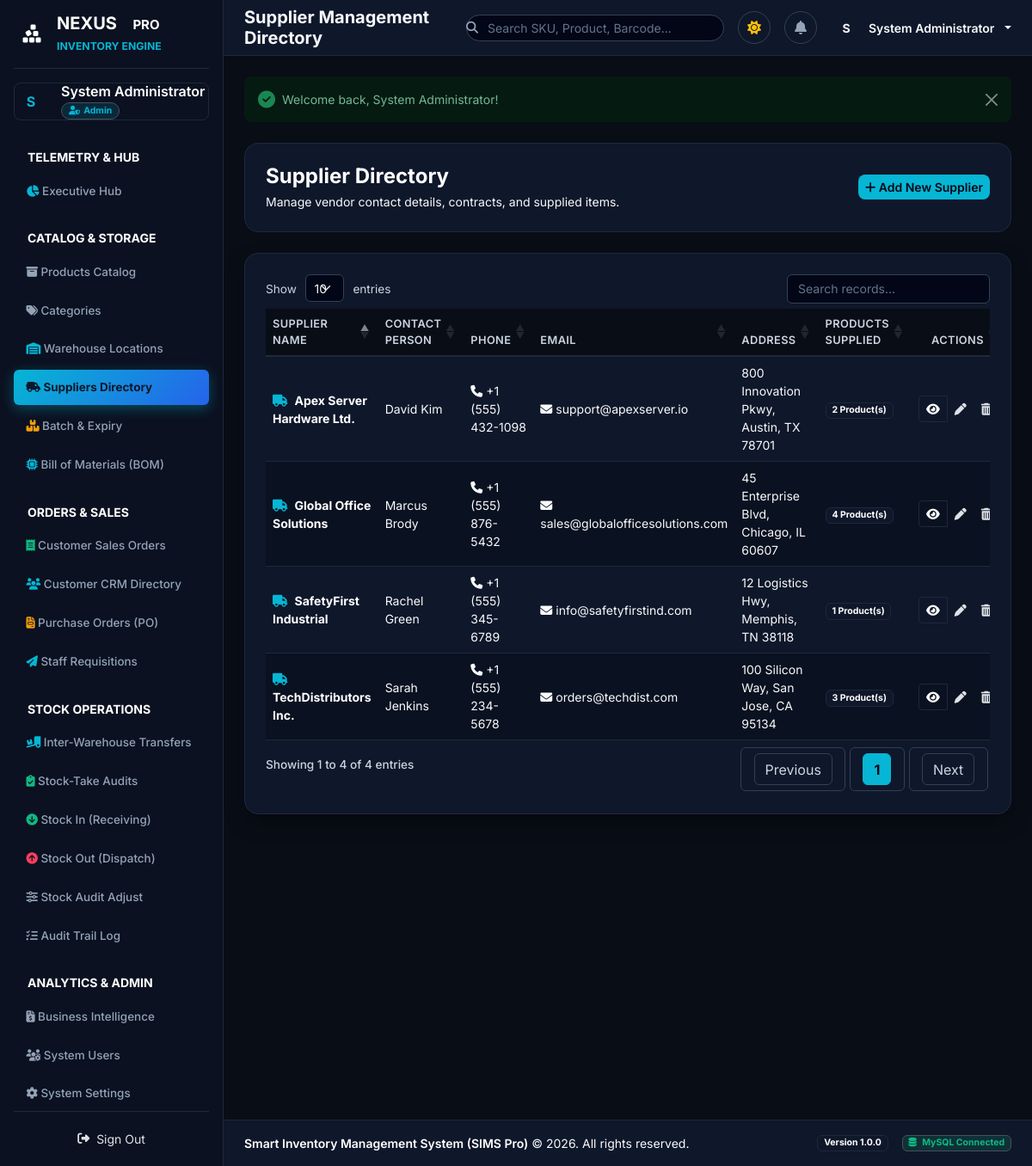
Screenshot of /suppliers (signed in) with the database file from the repository.
### tables this page shows
CREATE TABLE IF NOT EXISTS `suppliers` (
    `supplier_id` INT AUTO_INCREMENT PRIMARY KEY,
    `supplier_name` VARCHAR(100) NOT NULL,
    `contact_person` VARCHAR(100) NULL,
    `phone` VARCHAR(30) NULL,
    `email` VARCHAR(100) NULL,
    `address` TEXT NULL,
    `created_at` DATETIME DEFAULT CURRENT_TIMESTAMP
);

### app/Core/Controller.php (called while the page is built, shortened)
<?php
abstract class Controller {
    protected function render(string $view, array $data = [], string $layout = 'header'): void {
        extract($data);
        $viewFile = APP_PATH . "/Views/{$view}.php";
        require APP_PATH . "/Views/layouts/header.php";
        require APP_PATH . "/Views/layouts/sidebar.php";
        require APP_PATH . "/Views/layouts/navbar.php";
        require $viewFile;
        require APP_PATH . "/Views/layouts/footer.php";
    }
}

### app/Controllers/SupplierController.php (called while the page is built, shortened)
<?php
class SupplierController extends Controller {
    private SupplierRepository $supplierRepository;
    public function __construct() {
        $this->supplierRepository = new SupplierRepository();
    }
    public function index(): void {
        $suppliers = $this->supplierRepository->getAll();
        $this->render('suppliers/index', [
            'pageTitle' => 'Supplier Management Directory',
            'activeNav' => 'suppliers',
            'suppliers' => $suppliers
        ]);
    }
}

### app/Core/Router.php (called while the page is built, shortened)
<?php
class Router {
    private array $routes = [];
    private function addRoute(string $method, string $path, array|callable $handler): void {
        $path = rtrim($path, '/') ?: '/';
        $this->routes[$method][$path] = $handler;
    }
    public function resolve(Request $request, Response $response): mixed {
        $method = $request->getMethod();
        $path = $request->getPath();
        $handler = $this->routes[$method][$path] ?? null;
        if (is_array($handler)) {
            [$controllerClass, $action] = $handler;
            $controller = new $controllerClass();
            return call_user_func([$controller, $action]);
        }
        return null;
    }
}

### public/index.php (called while the page is built, shortened)
<?php
spl_autoload_register(function ($class) {
    $prefix = 'App\\';
    $baseDir = APP_PATH . '/';
    $len = strlen($prefix);
    $relativeClass = substr($class, $len);
    $file = $baseDir . str_replace('\\', '/', $relativeClass) . '.php';
});
$request = new Request();
$response = new Response();
$router = new Router();
$router->get('/login', [AuthController::class, 'showLogin']);
$router->post('/login', [AuthController::class, 'login']);
$router->get('/register', [AuthController::class, 'showRegister']);
$router->post('/register', [AuthController::class, 'register']);
$router->get('/reset-password', [AuthController::class, 'showResetPassword']);
$router->post('/reset-password', [AuthController::class, 'resetPassword']);
$router->get('/logout', [AuthController::class, 'logout']);
$router->get('/', [DashboardController::class, 'index']);
$router->get('/dashboard', [DashboardController::class, 'index']);
$router->get('/profile', [ProfileController::class, 'index']);
$router->post('/profile/update', [ProfileController::class, 'update']);
$router->post('/profile/password', [ProfileController::class, 'changePassword']);
$router->get('/settings', [SettingController::class, 'index']);
$router->post('/settings/update', [SettingController::class, 'update']);
$router->get('/products', [ProductController::class, 'index']);
$router->get('/products/create', [ProductController::class, 'create']);
$router->post('/products/store', [ProductController::class, 'store']);
$router->get('/products/edit', [ProductController::class, 'edit']);
$router->post('/products/update', [ProductController::class, 'update']);
$router->get('/products/show', [ProductController::class, 'show']);
$router->post('/products/delete', [ProductController::class, 'delete']);
$router->get('/products/barcode', [ProductController::class, 'barcodeLabels']);
$router->get('/categories', [CategoryController::class, 'index']);
$router->post('/categories/store', [CategoryController::class, 'store']);
$router->post('/categories/update', [CategoryController::class, 'update']);
$router->post('/categories/delete', [CategoryController::class, 'delete']);
$router->get('/suppliers', [SupplierController::class, 'index']);
$router->post('/suppliers/store', [SupplierController::class, 'store']);
$router->post('/suppliers/update', [SupplierController::class, 'update']);
$router->get('/suppliers/show', [SupplierController::class, 'show']);
$router->post('/suppliers/delete', [SupplierController::class, 'delete']);
$router->get('/warehouses', [WarehouseController::class, 'index']);
$router->post('/warehouses/store', [WarehouseController::class, 'store']);
$router->post('/warehouses/update', [WarehouseController::class, 'update']);
$router->post('/warehouses/delete', [WarehouseController::class, 'delete']);
$router->get('/purchase-orders', [PurchaseOrderController::class, 'index']);
$router->get('/purchase-orders/create', [PurchaseOrderController::class, 'create']);
$router->post('/purchase-orders/store', [PurchaseOrderController::class, 'store']);
$router->get('/purchase-orders/show', [PurchaseOrderController::class, 'show']);
$router->get('/purchase-orders/print', [PurchaseOrderController::class, 'printPO']);
$router->post('/purchase-orders/receive', [PurchaseOrderController::class, 'markReceived']);
$router->get('/sales-orders', [SalesOrderController::class, 'index']);
$router->get('/sales-orders/create', [SalesOrderController::class, 'create']);
$router->post('/sales-orders/store', [SalesOrderController::class, 'store']);
$router->get('/sales-orders/show', [SalesOrderController::class, 'show']);
$router->get('/sales-orders/print', [SalesOrderController::class, 'printReceipt']);
$router->get('/batches', [BatchController::class, 'index']);
$router->post('/batches/store', [BatchController::class, 'store']);
$router->get('/transfers', [TransferController::class, 'index']);
$router->post('/transfers/store', [TransferController::class, 'store']);
$router->get('/stock-takes', [StockTakeController::class, 'index']);
$router->post('/stock-takes/store', [StockTakeController::class, 'store']);
$router->get('/assemblies', [AssemblyController::class, 'index']);
$router->post('/assemblies/store', [AssemblyController::class, 'store']);
$router->get('/customers', [CustomerController::class, 'index']);
$router->post('/customers/store', [CustomerController::class, 'store']);
$router->get('/stock-requests', [StockRequestController::class, 'index']);
$router->post('/stock-requests/store', [StockRequestController::class, 'store']);
$router->post('/stock-requests/approve', [StockRequestController::class, 'approve']);
$router->post('/stock-requests/reject', [StockRequestController::class, 'reject']);
$router->get('/inventory/stock-in', [InventoryController::class, 'showStockIn']);
$router->post('/inventory/stock-in', [InventoryController::class, 'processStockIn']);
$router->get('/inventory/stock-out', [InventoryController::class, 'showStockOut']);
$router->post('/inventory/stock-out', [InventoryController::class, 'processStockOut']);
$router->get('/inventory/adjust', [InventoryController::class, 'showAdjust']);
$router->post('/inventory/adjust', [InventoryController::class, 'processAdjust']);
$router->get('/movements', [MovementController::class, 'index']);
$router->get('/inventory/movements', [MovementController::class, 'index']);
$router->get('/reports', [ReportController::class, 'index']);
$router->get('/reports/print', [ReportController::class, 'printReport']);
$router->get('/reports/export-inventory-csv', [ReportController::class, 'exportInventoryCsv']);
$router->get('/reports/export-movements-csv', [ReportController::class, 'exportMovementsCsv']);
$router->get('/reports/export-sales-csv', [ReportController::class, 'exportSalesCsv']);
$router->get('/reports/export-batch-expiry-csv', [ReportController::class, 'exportBatchExpiryCsv']);
$router->get('/reports/export-procurement-csv', [ReportController::class, 'exportProcurementCsv']);
$router->get('/users', [UserController::class, 'index']);
$router->post('/users/store', [UserController::class, 'store']);
$router->post('/users/update', [UserController::class, 'update']);
$router->post('/users/delete', [UserController::class, 'delete']);
$router->get('/notifications/unread', [NotificationController::class, 'getUnread']);
$router->post('/notifications/mark-read', [NotificationController::class, 'markRead']);
$router->get('/api/v1/stock-summary', [ApiController::class, 'stockSummary']);
$router->get('/api/v1/products', [ApiController::class, 'products']);
$router->get('/api/v1/products/show', [ApiController::class, 'showProduct']);
$router->post('/api/v1/stock-adjust', [ApiController::class, 'stockAdjust']);
$router->get('/api/v1/movements', [ApiController::class, 'movements']);
$router->resolve($request, $response);

### config/database.php (called while the page is built)
<?php
return [
    'host' => '127.0.0.1',
    'port' => '3306',
    'dbname' => 'sims_db',
    'username' => 'root',
    'password' => '',
    'charset' => 'utf8mb4',
    'options' => [
        PDO::ATTR_ERRMODE => PDO::ERRMODE_EXCEPTION,
        PDO::ATTR_DEFAULT_FETCH_MODE => PDO::FETCH_ASSOC,
        PDO::ATTR_EMULATE_PREPARES => false,
    ]
];

### app/Core/Database.php (called while the page is built, shortened)
<?php
class Database {
    private static ?PDO $instance = null;
    public static function getInstance(): PDO {
        if (self::$instance === null) {
            $config = require ROOT_PATH . '/config/database.php';
            $dsn = "mysql:host={$config['host']};port={$config['port']};dbname={$config['dbname']};charset={$config['charset']}";
            try {
                self::$instance = new PDO($dsn, $config['username'], $config['password'], $config['options']);
            } catch (PDOException $e) {
                try {
                    $dsnNoDb = "mysql:host={$config['host']};port={$config['port']};charset={$config['charset']}";
                    $pdo = new PDO($dsnNoDb, $config['username'], $config['password'], $config['options']);
                    $pdo->exec("CREATE DATABASE IF NOT EXISTS `{$config['dbname']}` CHARACTER SET utf8mb4 COLLATE utf8mb4_unicode_ci");
                    self::$instance = new PDO($dsn, $config['username'], $config['password'], $config['options']);
                } catch (PDOException $e2) {
                    die("Database Connection Error: " . htmlspecialchars($e2->getMessage()));
                }
            }
        }
        return self::$instance;
    }
}

### app/Repositories/SupplierRepository.php (called while the page is built, shortened)
<?php
class SupplierRepository {
    private PDO $db;
    public function __construct() {
        $this->db = Database::getInstance();
    }
    public function getAll(): array {
        $sql = "
            SELECT s.*, COUNT(p.product_id) as product_count
            FROM suppliers s
            LEFT JOIN products p ON s.supplier_id = p.supplier_id
            GROUP BY s.supplier_id
            ORDER BY s.supplier_name ASC
        ";
        $stmt = $this->db->query($sql);
        $rows = $stmt->fetchAll();
        return array_map(fn($row) => new Supplier($row), $rows);
    }
}

### app/Models/Supplier.php (called while the page is built, shortened)
<?php
class Supplier {
    public function __construct(array $data = []) {
        if (!empty($data)) {
            $this->supplier_id = isset($data['supplier_id']) ? (int)$data['supplier_id'] : null;
            $this->supplier_name = $data['supplier_name'] ?? '';
            $this->contact_person = $data['contact_person'] ?? null;
            $this->phone = $data['phone'] ?? null;
            $this->email = $data['email'] ?? null;
            $this->address = $data['address'] ?? null;
            $this->product_count = isset($data['product_count']) ? (int)$data['product_count'] : 0;
        }
    }
}

### app/Views/suppliers/index.php (the view, shortened to what this page needs)
<?php
$userRole = $_SESSION['user']['role_name'] ?? 'Staff';
?>
<div class="container-fluid px-0">
    <div class="d-flex flex-column flex-md-row justify-content-between align-items-md-center mb-4 gap-3 bg-slate-900 p-4 rounded-4 border border-slate-800">
        <div>
            <h4 class="fw-bold text-white mb-1">Supplier Directory</h4>
            <p class="text-slate-400 fs-7 mb-0">Manage vendor contact details, contracts, and supplied items.</p>
        </div>
        <?php if (in_array($userRole, ['Admin', 'Inventory Manager'])): ?>
            <button class="btn btn-cyan btn-sm rounded-3 fw-semibold" data-bs-toggle="modal" data-bs-target="#createSupplierModal">
                <i class="fas fa-plus me-1.5"></i> Add New Supplier
            </button>
        <?php endif; ?>
    </div>
    <div class="card border-0 rounded-4 bg-slate-900 p-4">
        <div class="table-responsive">
            <table class="table align-middle mb-0" id="suppliersDataTable">
                <thead>
                    <tr class="text-slate-400">
                        <th>Supplier Name</th>
                        <th>Contact Person</th>
                        <th>Phone</th>
                        <th>Email</th>
                        <th>Address</th>
                        <th>Products Supplied</th>
                        <th class="text-end">Actions</th>
                    </tr>
                </thead>
                <tbody>
                    <?php foreach ($suppliers as $s): ?>
                        <tr>
                            <td class="fw-bold text-white">
                                <a href="/suppliers/show?id=<?= $s->supplier_id ?>" class="text-decoration-none text-white">
                                    <i class="fas fa-truck text-cyan me-2"></i><?= htmlspecialchars($s->supplier_name) ?>
                                </a>
                            </td>
                            <td><?= htmlspecialchars($s->contact_person ?? 'N/A') ?></td>
                            <td class="fw-mono fs-7"><i class="fas fa-phone me-1 text-slate-400"></i><?= htmlspecialchars($s->phone ?? 'N/A') ?></td>
                            <td class="fs-7"><i class="fas fa-envelope me-1 text-slate-400"></i><?= htmlspecialchars($s->email ?? 'N/A') ?></td>
                            <td class="fs-7 text-slate-400"><?= htmlspecialchars($s->address ?? 'N/A') ?></td>
                            <td><span class="badge bg-slate-800 text-slate-300 border border-slate-700"><?= $s->product_count ?> Product(s)</span></td>
                            <td class="text-end">
                                <div class="btn-group btn-group-sm">
                                    <a href="/suppliers/show?id=<?= $s->supplier_id ?>" class="btn btn-slate-800 text-white border border-slate-700" title="View Profile">
                                        <i class="fas fa-eye"></i>
                                    </a>
                                    <?php if (in_array($userRole, ['Admin', 'Inventory Manager'])): ?>
                                        <button class="btn btn-outline-cyan edit-sup-btn"
                                                data-id="<?= $s->supplier_id ?>"
                                                data-name="<?= htmlspecialchars($s->supplier_name) ?>"
                                                data-person="<?= htmlspecialchars($s->contact_person ?? '') ?>"
                                                data-phone="<?= htmlspecialchars($s->phone ?? '') ?>"
                                                data-email="<?= htmlspecialchars($s->email ?? '') ?>"
                                                data-address="<?= htmlspecialchars($s->address ?? '') ?>">
                                            <i class="fas fa-pen"></i>
                                        </button>
                                        <button class="btn btn-outline-rose delete-sup-btn" data-id="<?= $s->supplier_id ?>" data-name="<?= htmlspecialchars($s->supplier_name) ?>" data-count="<?= $s->product_count ?>">
                                            <i class="fas fa-trash-can"></i>
                                        </button>
                                    <?php endif; ?>
                                </div>
                            </td>
                        </tr>
                    <?php endforeach; ?>
                </tbody>
            </table>
        </div>
    </div>
</div>

### rows the page displays
suppliers: supplier_name "Apex Server Hardware Ltd.", contact_person "David Kim", phone "+1 (555) 432-1098", email "support@apexserver.io", address "800 Innovation Pkwy, Austin, TX 78701", product_count "2"
suppliers: supplier_name "Global Office Solutions", contact_person "Marcus Brody", phone "+1 (555) 876-5432", email "sales@globalofficesolutions.com", address "45 Enterprise Blvd, Chicago, IL 60607", product_count "4"
suppliers: supplier_name "SafetyFirst Industrial", contact_person "Rachel Green", phone "+1 (555) 345-6789", email "info@safetyfirstind.com", address "12 Logistics Hwy, Memphis, TN 38118", product_count "1"
suppliers: supplier_name "TechDistributors Inc.", contact_person "Sarah Jenkins", phone "+1 (555) 234-5678", email "orders@techdist.com", address "100 Silicon Way, San Jose, CA 95134", product_count "3"

### other values shown
substr($userName, 0, 1) "S"
$userName "System Administrator"
$userRole "Admin"
$pageTitle "Supplier Management Directory"
substr($_SESSION['user']['name'] ?? 'U', 0, 1) "S"
$_SESSION['user']['name'] "System Administrator"
$flash['value'] "Welcome back, System Administrator!"
